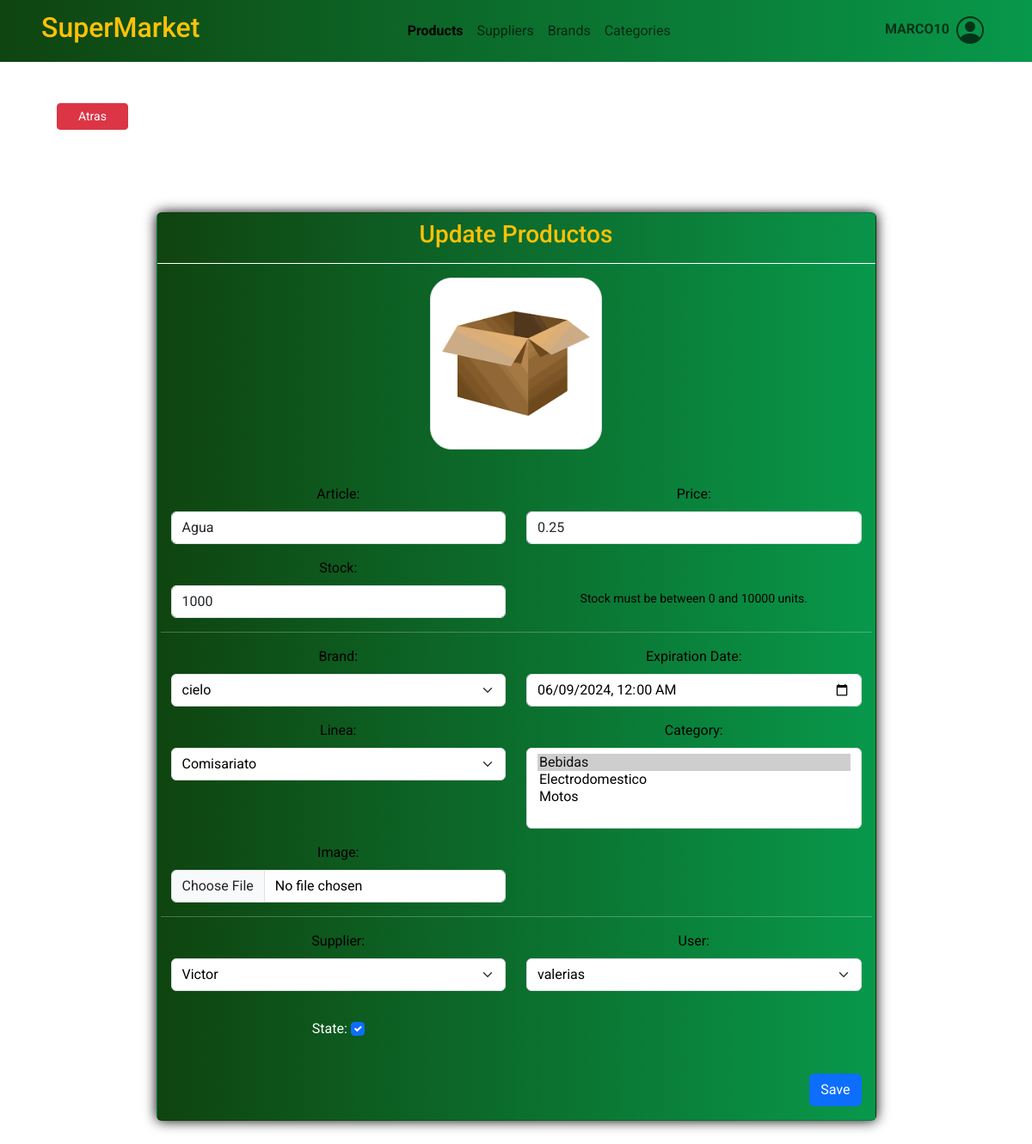
The page /products/update_product/2/ (signed in) on the database its author committed.
### ventas/models.py (models this page shows, shortened)
class Company(models.Model):
    business_name = models.CharField(max_length=100)
    ruc = models.BigIntegerField(unique=True)  # BigIntegerField si el RUC puede ser un número grande

class Product(models.Model):
    class Status(models.TextChoices):
        STORE = 'RS', 'Rio Store'
        FERRISARITO = 'FS', 'Ferrisariato'
        COMISARIATO = 'CS', 'Comisariato'
    description = models.CharField('Articulo',max_length=100, validators=[letters_only_validator])
    cost=models.DecimalField('Costo Producto',max_digits=10,decimal_places=2,default=Decimal('0.0'))
    price=models.DecimalField('Precio',max_digits=10,decimal_places=2,default=Decimal('0.0'))
    stock=models.IntegerField(default=100,help_text="Stock debe estar en 0 y 10000 unidades",verbose_name='Stock')
    iva = models.IntegerField(verbose_name='IVA', choices=((0,'0%'),(5,'5%'),(15,'15%')), default=15)
    expiration_date = models.DateTimeField('Fecha Caducidad',default=timezone.now)
    brand = models.ForeignKey(Brand,on_delete=models.CASCADE,related_name='product',verbose_name='Marca')
    user = models.ForeignKey(User,on_delete=models.CASCADE)
    supplier = models.OneToOneField(Supplier,on_delete=models.CASCADE,verbose_name='Proveedor')
    categories = models.ManyToManyField('Category',verbose_name='Categoria')
    line = models.CharField('Linea',max_length=2,choices=Status.choices,default=Status.COMISARIATO)
    image = models.ImageField(upload_to='products/',blank=True,null=True,default='products/product.png')
    created = models.DateTimeField(auto_now_add=True)
    updated = models.DateTimeField(auto_now=True)
    state = models.BooleanField('Activo', default = True)
    objects = models.Manager()  # Manager predeterminado
    active_products = ActiveProductManager()  #
    class Meta:
        verbose_name = 'Producto'
        verbose_name_plural = 'Productos'
        ordering = ['description']
        indexes = [models.Index(fields=['description']),]

class Brand(models.Model):
    description = models.CharField('Brand',max_length=100, validators=[letters_only_validator])
    user = models.ForeignKey(User,on_delete=models.CASCADE)
    created = models.DateTimeField(auto_now_add=True)
    updated = models.DateTimeField(auto_now=True)
    state = models.BooleanField('Activo', default = True)
    objects = models.Manager()  # Manager predeterminado
    active_brands = ActiveBrandManager()  # Manager filtrado por state=True
    class Meta:
        verbose_name = 'Marca'
        verbose_name_plural = 'Marcas'
        ordering = ['description']
        indexes = [
            models.Index(fields=['description']),]

class Supplier(models.Model):
    name = models.CharField(max_length=100, validators=[letters_only_validator])
    ruc = models.CharField(max_length=13,validators=[valida_cedula])
    address = models.CharField(max_length=200, validators=[letters_only_validator])
    phone = models.CharField(max_length=20,validators=[phone_regex])
    user = models.ForeignKey(User,on_delete=models.CASCADE)
    image = models.ImageField(upload_to='suppliers/',blank=True,null=True,default='suppliers/persona1.svg')
    created = models.DateTimeField(auto_now_add=True)
    updated = models.DateTimeField(auto_now=True)
    state = models.BooleanField('Activo', default = True)
    objects = models.Manager()  # Manager predeterminado
    active_brands = ActiveBrandManager()  # Manager filtrado por state=True
    class Meta:
        verbose_name = 'Proveedor'
        verbose_name_plural = 'Proveedores'
        ordering = ['name']
        indexes = [models.Index(fields=['name']),]

### ventas/views.py (the view)
# urls.py: path('products/update_product/<int:product_id>/', views.update_product, name='update_product'),
@login_required
def update_product(request, product_id):
    company = Company.objects.first()
    product = get_object_or_404(Product, pk=product_id)
    brands = Brand.objects.all()
    categories = Category.objects.all()
    suppliers = Supplier.objects.all()
    users = User.objects.all()
    status_choices = Product.Status.choices
    if request.method == 'POST':
        form = ProductForm(request.POST, request.FILES, instance=product)
        if form.is_valid():
            description = form.cleaned_data['description']
            if Product.objects.filter(description=description).exclude(pk=product_id).exists():
                messages.error(request, f'El producto con la descripción "{description}" ya existe.')
            else:
                form.save()
                return redirect('ventas:products')
        error_message = form.errors
    else:
        form = ProductForm(instance=product)
        error_message = None
    selected_categories = product.categories.values_list('id', flat=True)
    data = {
        'form': form,
        "title1": "Productos",
        "title2": "Update Productos",
        'product': product,
        'company': company,
        'brands': brands,
        'categories': categories,
        'suppliers': suppliers,
        'users': users,
        'status_choices': status_choices,
        'selected_categories': selected_categories,
        'error_message': error_message,
    }
    return render(request, 'ventas/products/update_product.html', data)

### templates/ventas/products/update_product.html (shortened to what this page needs)
{% extends 'base.html' %}
{% block content %}
<div class="container mt-5">
    <div class="mx-4">
        <a class="btn btn-danger btn-sm px-4" href="{% url 'ventas:products' %}">Atras</a>
    </div>
    <div class="row">
        <div class="col my-5 pt-5">
            <div class="card text-center bg-black w-75 mx-auto" id="nav">
                <div class="card-header text-info border-white">
                    <h3 class="text-warning">{{ title2 }}</h3>
                </div>
                <div class="card-body text-white">
                    <form method="POST" enctype="multipart/form-data" id="ProductForm">
                        <div class="row justify-content-center mb-4">
                            <div class="col-auto">
                                <div id="image-container" class="mb-3">
                                    {% if product.image %}
                                    <img src="{{ product.image.url }}" alt="Supplier Image" class="img-thumbnail" id="current-image" width="200" style="border-radius: 25px;">
                                    {% endif %}
                                </div>
                            </div>
                        </div>
                        <div class="row">
                            <div class="col-sm-6 mb-3">
                                <label for="id_description" class="form-label text-black">Article:</label>
                                <input type="text" name="description" class="form-control" required value="{{ product.description }}" id="id_description">
                            </div>
                            <div class="col-sm-6 mb-3">
                                <label for="id_price" class="form-label text-black">Price:</label>
                                <input type="number" name="price" class="form-control" step="0.01" min="0.01" required value="{{ product.price }}" id="id_price">
                            </div>
                            <div class="row m-0 p-0 align-items-center">
                                <div class="col-sm-6 mb-3">
                                    <label for="id_stock" class="form-label text-black">Stock:</label>
                                    <input type="number" name="stock" class="form-control" required value="{{ product.stock }}" id="id_stock" aria-describedby="stockHelpInline" step="0" min="1">
                                </div>
                                <div class="col-sm-6 mb-3 mt-4">
                                    <span id="stockHelpInline" class="form-text text-black">
                                        Stock must be between 0 and 10000 units.
                                    </span>
                                </div>
                            </div>
                            <hr>
                            <div class="col-sm-6 mb-3">
                                <label for="id_brand" class="form-label text-black">Brand:</label>
                                <select name="brand" class="form-select text-black" required id="id_brand">
                                    {% for brand in brands %}
                                        <option value="{{ brand.id }}" {% if product.brand_id == brand.id %}selected{% endif %}>{{ brand.description }}</option>
                                    {% endfor %}
                                </select>
                            </div>
                            <div class="col-sm-6 mb-3">
                                <label for="id_expiration_date" class="form-label text-black">Expiration Date:</label>
                                <input type="datetime-local" name="expiration_date" class="form-control text-black" value="{{ product.expiration_date|date:'Y-m-d\\TH:i' }}" required id="id_expiration_date">
                            </div>
                            <div class="col-sm-6 mb-3">
                                <label for="id_line" class="form-label text-black">Linea:</label>
                                <select name="line" class="form-select text-black" id="id_line">
                                    {% for value, label in status_choices %}
                                    <option value="{{ value }}" {% if product.line == value %}selected{% endif %}>{{ label }}</option>
                                    {% endfor %}
                                </select>
                            </div>
                            <div class="col-sm-6 mb-3">
                                <label for="id_categories" class="form-label text-black">Category:</label>
                                <select name="categories" class="form-select text-black" required id="id_categories" multiple>
                                    {% for category in categories %}
                                        <option value="{{ category.id }}"
                                            {% if category.id in selected_categories %}selected{% endif %}>
                                            {{ category.description }}
                                        </option>
                                    {% endfor %}
                                </select>
                            </div>
                            <div class="col-sm-6 mb-3">
                                <label for="id_image" class="form-label text-black">Image:</label>
                                <input type="file" name="image" class="form-control text-black" accept="image/*" id="id_image">
                            </div>
                            <hr>
                            <div class="col-sm-6 mb-3">
                                <label for="id_supplier" class="form-label text-black">Supplier:</label>
                                <select name="supplier" class="form-select text-black" required id="id_supplier">
                                    {% for supplier in suppliers %}
                                        <option value="{{ supplier.id }}" {% if product.supplier_id == supplier.id %}selected{% endif %}>{{ supplier.name }}</option>
                                    {% endfor %}
                                </select>
                            </div>
                            <div class="col-sm-6 mb-3">
                                <label for="id_user" class="form-label text-black">User:</label>
                                <select name="user" class="form-select text-black" required id="id_user">
                                    {% for user in users %}
                                    <option value="{{ user.id }}" {% if product.user_id == user.id %}selected{% endif %}>{{ user.username }}</option>
                                    {% endfor %}
                                </select>
                            </div>
                            <div class="col-sm-6 my-3">
                                <label for="id_state" class="form-label">State:</label>
                                <input type="checkbox" name="state" class="form-check-input" id="id_state" {% if product.state %}checked{% endif %}>
                            </div>
                            <div class="col-12 text-end border-white mt-3">
                                <button type="submit" class="btn btn-primary">Save</button>
                            </div>
                        </div>
                    </form>
                </div>
            </div>
        </div>
    </div>
</div>
{% endblock %}

### templates/base.html (shortened to what this page needs)
<!doctype html>
<html lang="en">
<head>
    {% load static %}
    <link href="https://cdn.jsdelivr.net/npm/bootstrap@5.3.3/dist/css/bootstrap.min.css" rel="stylesheet"
>
    <link rel="stylesheet" href="https://cdn.jsdelivr.net/npm/bootstrap-icons@1.10.5/font/bootstrap-icons.css">
    <link rel="stylesheet" type="text/css" href="{% static 'css/main.css' %}">
</head>
<body class="fondo1">
    <header id="header">
        <nav class="navbar navbar-expand-lg  sticky-top justify-content-between" id="nav">
            <a href="#" class="navbar-brand mx-5">
                <h2 class="text-warning">{{ company.business_name }}</h2>
            </a>
            <div class="collapse navbar-collapse flex-grow-0 mx-5" id="contenido-nav">
                <ul class="navbar-nav">
                    <li class="nav-item">
                        <a href="{% url 'ventas:products' %}"
                            class="nav-link {% if '/products/' in request.path %}active fw-bold{% endif %}">
                            Products
                        </a>
                    </li>
                    <li class="nav-item">
                        <a href="{% url 'ventas:suppliers' %}"
                            class="nav-link {% if '/suppliers/' in request.path %}active fw-bold{% endif %}">
                            Suppliers
                        </a>
                    </li>
                    <li class="nav-item">
                        <a href="{% url 'ventas:brands' %}"
                            class="nav-link {% if '/brands/' in request.path %}active fw-bold{% endif %}">
                            Brands
                        </a>
                    </li>
                    <li class="nav-item">
                        <a href="{% url 'ventas:categories' %}"
                            class="nav-link {% if '/categories/' in request.path %}active fw-bold{% endif %}">
                            Categories
                        </a>
                    </li>
                </ul>
            </div>
            <div class="collapse navbar-collapse flex-grow-0 mx-5" id="contenido-nav">
                <ul class="navbar-nav">
                    <li class="nav-item dropdown">
                        <div class="btn-group">
                            <a href="#" class="nav-link dropdown fs-3 d-flex align-items-center" id="btn-dropdown-informacion"
                                data-bs-toggle="dropdown" aria-haspopup="true" aria-expanded="true">
                                <div class="d-flex flex-column me-2 fw-bolder">
                                    {% if user.is_authenticated %}
                                    <span class="fs-6">{{ user.username.upper }}</span>
                                    {% else %}
                                    <span>Guest</span>
                                    {% endif %}
                                </div>
                                <i class="bi bi-person-circle"></i>
                            </a>
                        </div>
                    </li>
                </ul>
            </div>
        </nav>
    </header>
    <main id="content">
        {% block content %}{% endblock content %}
    </main>
</body>
</html>

### rows shown on the page
Company: business_name "SuperMarket"
Product: image (picture), description "Agua", price "0.25", stock "1000", brand "cielo", expiration_date "06/09/2024 00:00", line "Comisariato", supplier "Victor", user "valerias", state "☑"

### other values the page prints
{{ user.username.upper }} "MARCO10"
{{ title2 }} "Update Productos"
form field categories "Bebidas ☑ / Electrodomestico / Motos"
